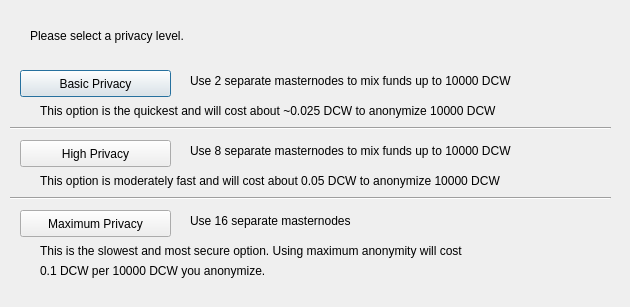
<?xml version="1.0" encoding="UTF-8"?>
<ui version="4.0">
 <class>ObfuscationConfig</class>
 <widget class="QDialog" name="ObfuscationConfig">
  <property name="geometry">
   <rect>
    <x>0</x>
    <y>0</y>
    <width>630</width>
    <height>307</height>
   </rect>
  </property>
  <property name="windowTitle">
   <string>Configure Obfuscation</string>
  </property>
  <widget class="QPushButton" name="buttonBasic">
   <property name="geometry">
    <rect>
     <x>20</x>
     <y>70</y>
     <width>151</width>
     <height>27</height>
    </rect>
   </property>
   <property name="text">
    <string>Basic Privacy</string>
   </property>
  </widget>
  <widget class="QPushButton" name="buttonHigh">
   <property name="geometry">
    <rect>
     <x>20</x>
     <y>140</y>
     <width>151</width>
     <height>27</height>
    </rect>
   </property>
   <property name="text">
    <string>High Privacy</string>
   </property>
  </widget>
  <widget class="QPushButton" name="buttonMax">
   <property name="geometry">
    <rect>
     <x>20</x>
     <y>210</y>
     <width>151</width>
     <height>27</height>
    </rect>
   </property>
   <property name="text">
    <string>Maximum Privacy</string>
   </property>
  </widget>
  <widget class="QLabel" name="label">
   <property name="geometry">
    <rect>
     <x>30</x>
     <y>20</y>
     <width>571</width>
     <height>31</height>
    </rect>
   </property>
   <property name="text">
    <string>Please select a privacy level.</string>
   </property>
  </widget>
  <widget class="QLabel" name="label_2">
   <property name="geometry">
    <rect>
     <x>190</x>
     <y>70</y>
     <width>421</width>
     <height>21</height>
    </rect>
   </property>
   <property name="text">
    <string>Use 2 separate masternodes to mix funds up to 10000 DCW</string>
   </property>
  </widget>
  <widget class="QLabel" name="label_3">
   <property name="geometry">
    <rect>
     <x>190</x>
     <y>140</y>
     <width>411</width>
     <height>21</height>
    </rect>
   </property>
   <property name="text">
    <string>Use 8 separate masternodes to mix funds up to 10000 DCW</string>
   </property>
  </widget>
  <widget class="QLabel" name="label_4">
   <property name="geometry">
    <rect>
     <x>190</x>
     <y>210</y>
     <width>421</width>
     <height>21</height>
    </rect>
   </property>
   <property name="text">
    <string>Use 16 separate masternodes</string>
   </property>
  </widget>
  <widget class="QLabel" name="label_6">
   <property name="geometry">
    <rect>
     <x>40</x>
     <y>100</y>
     <width>561</width>
     <height>21</height>
    </rect>
   </property>
   <property name="text">
    <string>This option is the quickest and will cost about ~0.025 DCW to anonymize 10000 DCW</string>
   </property>
  </widget>
  <widget class="QLabel" name="label_7">
   <property name="geometry">
    <rect>
     <x>40</x>
     <y>170</y>
     <width>561</width>
     <height>21</height>
    </rect>
   </property>
   <property name="text">
    <string>This option is moderately fast and will cost about 0.05 DCW to anonymize 10000 DCW</string>
   </property>
  </widget>
  <widget class="QLabel" name="label_8">
   <property name="geometry">
    <rect>
     <x>40</x>
     <y>240</y>
     <width>561</width>
     <height>21</height>
    </rect>
   </property>
   <property name="text">
    <string>This is the slowest and most secure option. Using maximum anonymity will cost</string>
   </property>
  </widget>
  <widget class="QLabel" name="label_9">
   <property name="geometry">
    <rect>
     <x>40</x>
     <y>260</y>
     <width>561</width>
     <height>21</height>
    </rect>
   </property>
   <property name="text">
    <string>0.1 DCW per 10000 DCW you anonymize.</string>
   </property>
  </widget>
  <widget class="Line" name="line">
   <property name="geometry">
    <rect>
     <x>10</x>
     <y>120</y>
     <width>601</width>
     <height>16</height>
    </rect>
   </property>
   <property name="orientation">
    <enum>Qt::Horizontal</enum>
   </property>
  </widget>
  <widget class="Line" name="line_2">
   <property name="geometry">
    <rect>
     <x>10</x>
     <y>190</y>
     <width>601</width>
     <height>16</height>
    </rect>
   </property>
   <property name="orientation">
    <enum>Qt::Horizontal</enum>
   </property>
  </widget>
 </widget>
 <resources/>
 <connections/>
</ui>
